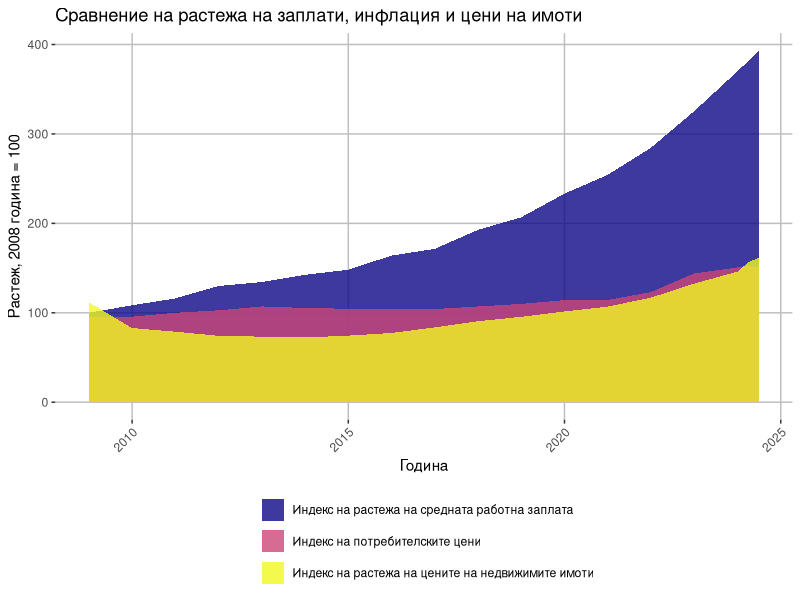
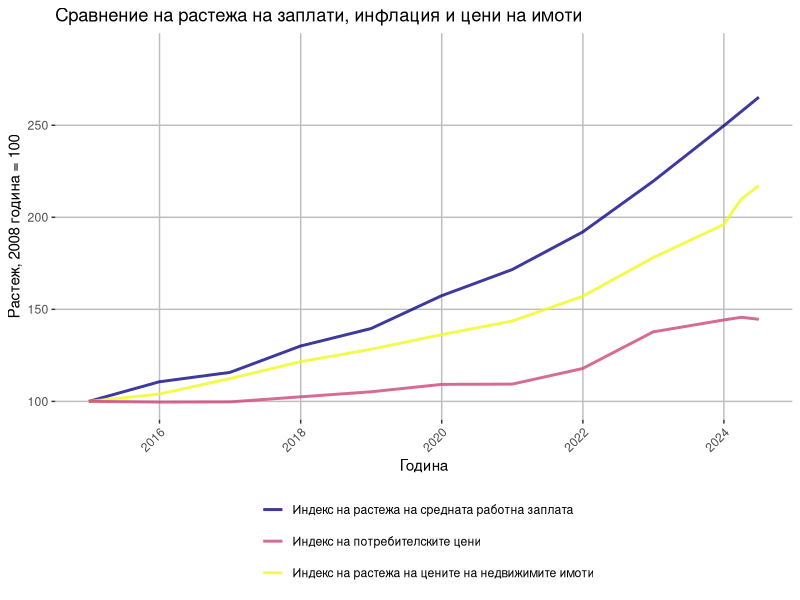
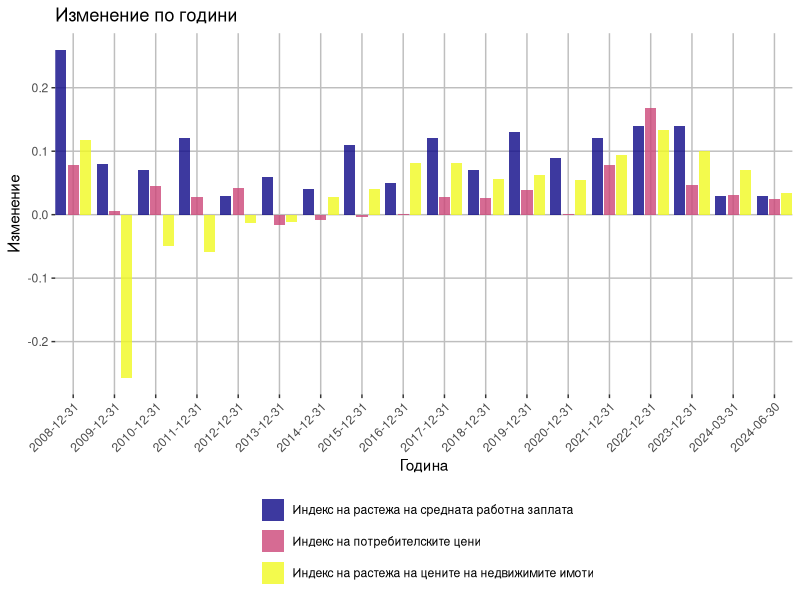
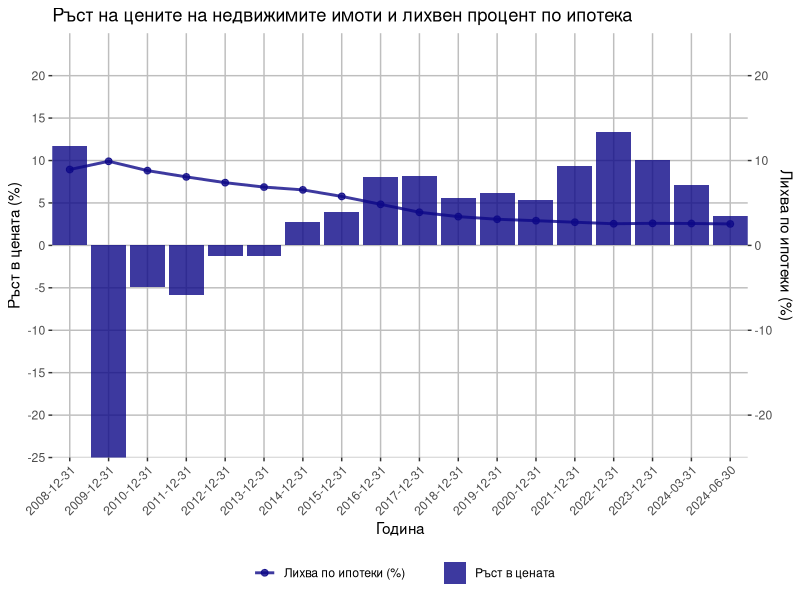
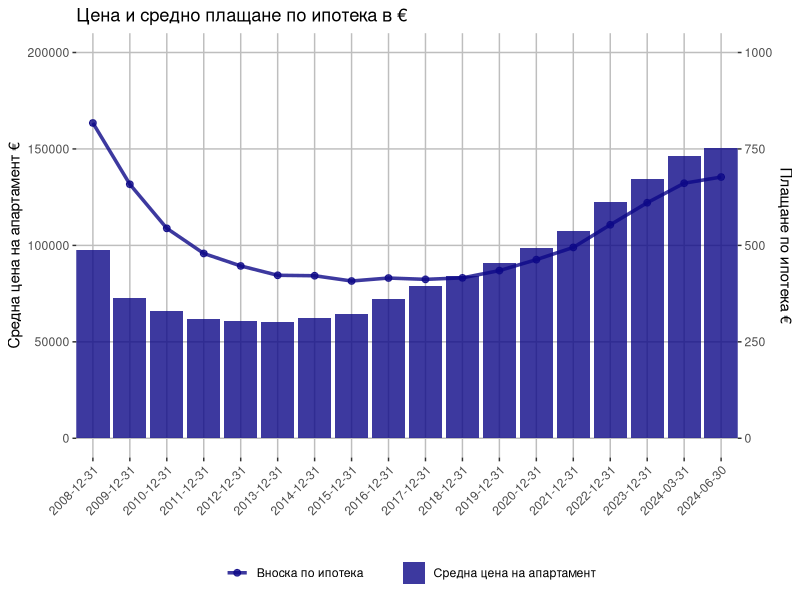
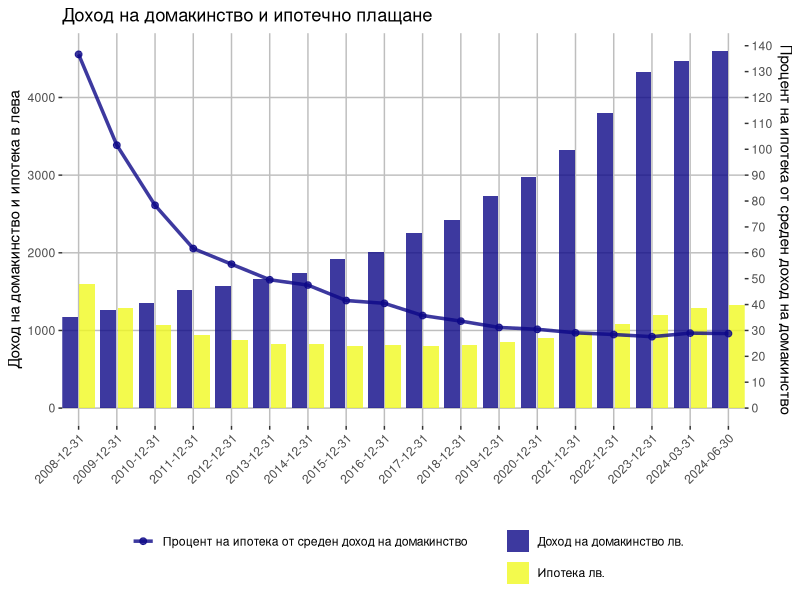
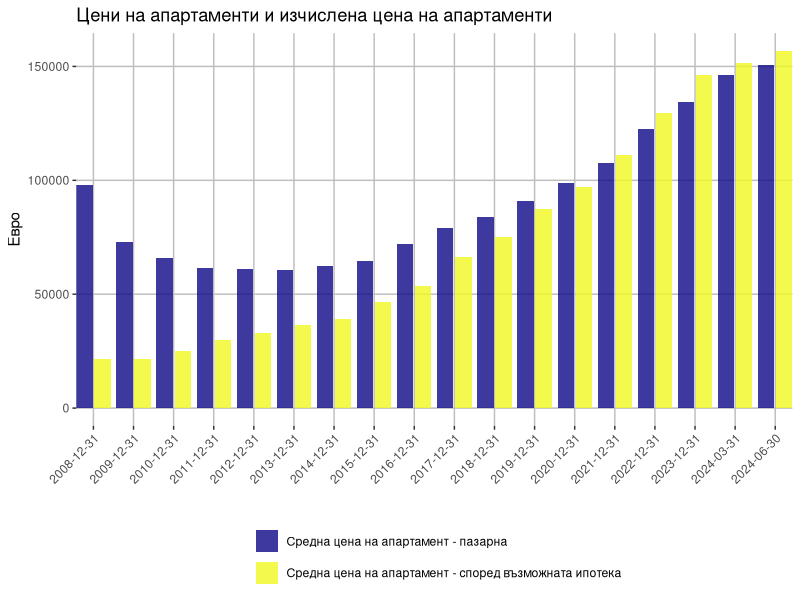

The R source for these figures, in order:
## ---- chunk 1
knitr::opts_chunk$set(echo = FALSE,message = FALSE, warning = FALSE)
## ---- chunk 2

library(tidyverse)
library(readxl)
library(lubridate)
library(viridis)
library(scales)
## ---- chunk 3
setwd("C:\\Users\\Ivan\\Documents\\DataAnalyst\\Bulgarian Real Estate Prices")

customTheme<- theme(axis.text.x = element_text(angle = 45, vjust = 1, hjust = 1),
            panel.background = element_rect(fill = NA, color = NA),
        panel.grid.major = element_line(color = "gray", size = 0.5),  # Major grid lines
        panel.grid.minor = element_blank(),
            legend.position = "bottom"

        )
virirdis_fill<-scale_fill_viridis(
    alpha = 0.8,
    discrete = TRUE,
    option = "C",
    aesthetics = "fill"
  )
viridis_color <-  scale_color_viridis(
  alpha = 0.8,
  discrete = TRUE,
  option = "C",
  aesthetics = "colour"
)

data_row <- read_excel("real_estate_data.xlsx")
#mutate dates to Date
data <- data_row%>%
  mutate(year=as.Date(year,format='%d.%m.%Y'))
## ---- chunk 4
#pivot long
growth_df <- data%>%
  pivot_longer(cols=c(inflation_index,
               real_estate_index,
               average_salary_index),
               names_to = 'category',
               values_to = 'growth'
               )
ggplot(growth_df, aes(x = year, y = growth, fill = category)) +
  geom_area(
    data = subset(growth_df, category == "average_salary_index"),
    stat = "identity",
    position = position_dodge2(width=0.3,  preserve = "single")) +
  geom_area(
    data = subset(growth_df, category != "average_salary_index"),
    stat = "identity",
           position = position_dodge2(width=0.3,  preserve = "single")) +
 
  scale_fill_viridis(
    alpha = 0.8,
    discrete = TRUE,
    option = "C",
    aesthetics = "fill",
    labels=c("Индекс на растежа на средната работна заплата","Индекс на потребителските цени","Индекс на растежа на цените на недвижимите имоти")
  )+
  
  labs(
    title = "Сравнение на растежа на заплати, инфлация и цени на имоти",
    x = "Година",
    y = "Растеж, 2008 година = 100",
    fill = "",
    color = ""
  )+
   guides(
    fill = guide_legend(ncol = 1),  # For bar chart legend
    color = guide_legend(ncol = 1)  # For line chart legend
  ) +
  customTheme
## ---- chunk 5
# Step 1: Calculate the base year value (2010) for each category
base_year_values <- growth_df %>%
  filter(format(year, "%Y") == "2014") %>%
  group_by(category) %>%
  summarise(base_value = first(growth))

# Step 2: Rebase the data
rebased_df <- growth_df %>%
  left_join(base_year_values, by = "category") %>%
  mutate(rebased_growth = (growth / base_value) * 100)

# Step 3: Filter for years after 2010 for plotting
growth_after_2014 <- rebased_df %>%
  filter(year >= as.Date("2014-01-01"))


max_index_value<- max(growth_after_2014$rebased_growth, na.rm = TRUE)



ggplot(data=growth_after_2014, aes(x = year, y = rebased_growth, colour = category)) +
  scale_y_continuous(
    limits = c(90,300),
    breaks = seq( 0, 280, # Use entire dataset
                  by = 50
    ),
    expand = c(0, 0) # Remove extra padding)
  ) +
  geom_line(
    data = subset(growth_after_2014, category == "average_salary_index"),
    stat = "identity",
    size=1,
    position = position_dodge2(width=0.3,  preserve = "single")) +
 
  geom_line(
    data = subset(growth_after_2014, category == "real_estate_index"),
    stat = "identity",
    size=1,
    position = position_dodge2(width=0.3,  preserve = "single")) +
  geom_line(
    data = subset(growth_after_2014, category == "inflation_index"),
    stat = "identity",
    size=1,
    position = position_dodge2(width=0.3,  preserve = "single")) +
 scale_color_viridis(
    alpha = 0.8,
    discrete = TRUE,
    option = "C",
    aesthetics = "color",
    labels=c("Индекс на растежа на средната работна заплата", "Индекс на потребителските цени","Индекс на растежа на цените на недвижимите имоти")
  )+
  labs(
    title = "Сравнение на растежа на заплати, инфлация и цени на имоти",
    x = "Година",
    y = "Растеж, 2008 година = 100",
    fill = "",
    color = ""
  )+
   guides(
    fill = guide_legend(ncol = 1),  # For bar chart legend
    color = guide_legend(ncol = 1)  # For line chart legend
  ) +
  customTheme
## ---- chunk 6
growth_df <- data%>%
  pivot_longer(cols=c(inflation_growth,
               real_estate_index_growth,
               average_salary_growtth),
               names_to = 'category',
               values_to = 'growth'
               )

growth_number <- data%>%
  pivot_longer(cols=c(inflation_growth,
               real_estate_index_growth,
               average_salary_growtth),
               names_to = 'category',
               values_to = 'growth'
               )



ggplot(growth_df, aes(x = factor(year), y = growth, fill = category)) +
  geom_bar(stat = "identity",
           position = position_dodge2(width=0.1,  preserve = "single")) +
  scale_x_discrete(
    breaks = c('2008-12-31','2009-12-31','2010-12-31','2011-12-31','2012-12-31',
                       '2013-12-31','2014-12-31',
               '2015-12-31','2016-12-31','2017-12-31',
               '2018-12-31','2019-12-31','2020-12-31',
               '2021-12-31','2022-12-31','2023-12-31',
               '2024-03-31','2024-06-30'),
    # date_labels =c(replicate(15,'%Y'),'%month','%month'),
    expand = expansion(mult = c(0.01, 0.02)) # Ensure space for the quarterly points
  ) +
 scale_fill_viridis(
    alpha = 0.8,
    discrete = TRUE,
    option = "C",
    aesthetics = "fill",
    labels=c("Индекс на растежа на средната работна заплата","Индекс на потребителските цени","Индекс на растежа на цените на недвижимите имоти")
  )+
  labs(
    title = "Изменение по години",
    x = "Година",
    y = "Изменение",
    fill = "",
    color = ""
  )+
   guides(
    fill = guide_legend(ncol = 1),  # For bar chart legend
    color = guide_legend(ncol = 1)  # For line chart legend
  ) +
  customTheme

## ---- chunk 7
data_factor<- data%>%mutate(year=factor(year))
ggplot(data_factor, aes(x =year),) +
  # Bar chart for real_estate_index_growth
  geom_bar(aes(y = real_estate_index_growth*100, fill = "Ръст в цената"), 
           stat = "identity", position = position_dodge2(width=0.1,  preserve = "single")) + 
  geom_line(aes(y = average_interest_rate_mortgage, color = "Лихва по ипотеки (%)"), size = 1,group = 1) +
  geom_point(aes(y = average_interest_rate_mortgage , color = "Лихва по ипотеки (%)"), size = 2) +
  
  # Scales and secondary y-axis
  scale_y_continuous(
    name = "Ръст в цената (%)",
    limits = c(-30, 20), # Set limits for the left y-axis
    breaks = seq(-30, 20, by = 5), # Define breaks for the left y-axis
    sec.axis = sec_axis(~./1, name = "Лихва по ипотеки (%)"),
    expand = expansion(mult = c(-0.1, 0.1)) # Adds some space for better display
  ) +
  
  # Formatting for the x-axis
  scale_x_discrete(
    breaks = c('2008-12-31','2009-12-31','2010-12-31','2011-12-31','2012-12-31',
               '2013-12-31','2014-12-31',
               '2015-12-31','2016-12-31','2017-12-31',
               '2018-12-31','2019-12-31','2020-12-31',
               '2021-12-31','2022-12-31','2023-12-31',
               '2024-03-31','2024-06-30'),
    # date_labels =c(replicate(15,'%Y'),'%month','%month'),
    expand = expansion(mult = c(0.01, 0.02)) # Ensure space for the quarterly points
  ) +
  
  # Labels and titles
  labs(
    title = "Ръст на цените на недвижимите имоти и лихвен процент по ипотека",
    x = "Година",
    fill = "",
    color = ""
  ) +
  
 virirdis_fill+
 viridis_color+
 
  theme(
    axis.text.x = element_text(angle = 45, hjust = 1),
    legend.position = "bottom"
  )+
   guides(
    fill = guide_legend(ncol = 1),  # For bar chart legend
    color = guide_legend(ncol = 1)  # For line chart legend
  ) +
  customTheme
## ---- chunk 8
# growth_df2 <- data%>%
#   pivot_longer(cols=c(average_price_condo,
#                       mortgage_payment,
#                      ),
#                names_to = 'category',
#                values_to = 'value'
#   )%>%
#   mutate(
#     # Scale `average_price_condo` to align with the primary y-axis (0–100)
#     scaled_value = ifelse(category == "average_price_condo", value, value *200)
#   )
# # Plot with dual y-axes
# ggplot(growth_df2, aes(x = factor(year), fill = category)) +
#   geom_bar(
#     aes(y = scaled_value),
#     stat = "identity",
#     position = position_dodge2(width = 0.1, preserve = "single")
#   ) +
#   scale_x_discrete(
#     breaks = c(
#       '2008-12-31', '2009-12-31', '2010-12-31', '2011-12-31', '2012-12-31',
#       '2013-12-31', '2014-12-31', '2015-12-31', '2016-12-31', '2017-12-31',
#       '2018-12-31', '2019-12-31', '2020-12-31', '2021-12-31', '2022-12-31',
#       '2023-12-31', '2024-03-31', '2024-06-30'
#     ),
#     expand = expansion(mult = c(0.01, 0.02)) # Ensure space for the quarterly points
#   ) +
#   scale_y_continuous(
#     name = "Средна цена на апартамент €",  # Primary y-axis for `average_price_condo`
#     limits = c(0,200000),
#     sec.axis = sec_axis(~ . / 200,
#                         name = "Вноска по ипотека €",
#                        )  # Secondary y-axis for `mortgage_payment`
#   ) +
#  
# scale_fill_viridis(
#     alpha = 0.8,
#     discrete = TRUE,
#     option = "C",
#     aesthetics = "fill",
#     labels=c("Средна цена на апартамент","Вноска по ипотека")
#   )+
#   labs(
#     title = "Средна цена на апартамент и средна вноска по ипотека",
#     x = "",
#     fill = ""
#   ) +
#  customTheme
## ---- chunk 9
growth_df2 <- data%>%
  pivot_longer(cols=c(average_price_condo,
                      mortgage_payment,
                     ),
               names_to = 'category',
               values_to = 'value'
  )%>%
  mutate(
    # Scale `average_price_condo` to align with the primary y-axis (0–100)
    scaled_value = ifelse(category == "average_price_condo", value, value *200)
  )
# Plot with dual y-axes and line chart for `average_price_condo`
ggplot(growth_df2, aes(x = factor(year))) +
  # Bar chart for `mortgage_payment`
  geom_bar(
    data = growth_df2 %>% filter(category == "average_price_condo"),
    aes(y = scaled_value, fill = category),
    stat = "identity",
    position = position_dodge2(width = 0.1, preserve = "single")
  ) +
  # Line chart for `mortgage_payment`
  geom_line(
    data = growth_df2 %>% filter(category == "mortgage_payment"),
    aes(y = scaled_value, color = category, group = 1),
    size = 1.2
  ) +
  # Optional: Add points to the line chart
  geom_point(
    data = growth_df2 %>% filter(category == "mortgage_payment"),
    aes(y = scaled_value, color = category),
    size = 2
  ) +
  scale_x_discrete(
    breaks = c(
      '2008-12-31', '2009-12-31', '2010-12-31', '2011-12-31', '2012-12-31',
      '2013-12-31', '2014-12-31', '2015-12-31', '2016-12-31', '2017-12-31',
      '2018-12-31', '2019-12-31', '2020-12-31', '2021-12-31', '2022-12-31',
      '2023-12-31', '2024-03-31', '2024-06-30'
    ),
    expand = expansion(mult = c(0.01, 0.02)) # Ensure space for the quarterly points
  ) +
  scale_y_continuous(
    name = "Средна цена на апартамент €",  # Primary y-axis for `average_price_condo`
    limits = c(0,200000),
    sec.axis = sec_axis(~ . / 200,
                        name = "Плащане по ипотека €",
                       )  # Secondary y-axis for `mortgage_payment`
  ) +
 scale_color_viridis(
    alpha = 0.8,
    discrete = TRUE,
    option = "C",
    aesthetics = "color",
    labels=c("Вноска по ипотека")
  )+
 scale_fill_viridis(
    alpha = 0.8,
    discrete = TRUE,
    option = "C",
    aesthetics = "fill",
    labels=c("Средна цена на апартамент")
  )+
  labs(
    title = "Цена и средно плащане по ипотека в € ",
    x = "",
    fill = "",
    color = ""
  ) +
  theme(
    axis.text.x = element_text(angle = 45, vjust = 1, hjust = 1),
    panel.background = element_rect(fill = NA, color = NA),
    axis.title.y.right = element_text(color = "black")  # Secondary axis label visibility
  )+
   guides(
    fill = guide_legend(ncol = 1),  # For bar chart legend
    color = guide_legend(ncol = 1)  # For line chart legend
  ) +
  customTheme

## ---- chunk 10
# Prepare data for plotting
salary_mortgage <- data %>%
  pivot_longer(
    cols = c(mortgage_payment_real_prices, household_net),
    names_to = 'category',
    values_to = 'income'
  )

# Line chart data for `mortgage_payment_real_prices_as_percent_houshold_income`
line_data <- data %>%
  select(year, mortgage_payment_real_prices_as_percent_houshold_income) %>%
  mutate(percentage = mortgage_payment_real_prices_as_percent_houshold_income * 100)

# Base plot
ggplot(salary_mortgage, aes(x = factor(year))) +
  # Bar chart for `mortgage_payment_real_prices` and `household_net`
  geom_bar(
    aes(y = income, fill = category),
    stat = "identity",
    position = position_dodge2(width = 0.1, preserve = "single"),
  ) +
  # Line chart for `mortgage_payment_real_prices_as_percent_houshold_income`
  geom_line(
    data = line_data,
    aes(y = percentage * (5000 / 150), color = "Процент на ипотека от среден доход на домакинство", group = 1),
    size = 1.2
  ) +
  geom_point(
    data = line_data,
    aes(y = percentage * (5000 / 150), color = "Процент на ипотека от среден доход на домакинство"),
    size = 2
  ) +
  # X-axis formatting
  scale_x_discrete(
    breaks = c(
      '2008-12-31', '2009-12-31', '2010-12-31', '2011-12-31', '2012-12-31',
      '2013-12-31', '2014-12-31', '2015-12-31', '2016-12-31', '2017-12-31',
      '2018-12-31', '2019-12-31', '2020-12-31', '2021-12-31', '2022-12-31',
      '2023-12-31', '2024-03-31', '2024-06-30'
    ),
    expand = expansion(mult = c(0.01, 0.02))
  ) +
  # Primary and secondary y-axes
  scale_y_continuous(
    name = "Доход на домакинство и ипотека в лева",  # Primary y-axis for income
    sec.axis = sec_axis(~ . / (5000 / 150), name = "Процент на ипотека от среден доход на домакинство",
                        breaks = c(0,10,20,30,40,50,60,70,80,90,100,110,120,130,140,150)),
    
  ) +
 scale_color_viridis(
    alpha = 0.8,
    discrete = TRUE,
    option = "C",
    aesthetics = "color",
    labels=c("Процент на ипотека от среден доход на домакинство")
  )+
 scale_fill_viridis(
    alpha = 0.8,
    discrete = TRUE,
    option = "C",
    aesthetics = "fill",
    labels=c("Доход на домакинство лв.","Ипотека лв.")
  )+
 
  labs(
    title = "Доход на домакинство и ипотечно плащане",
    x = "",
    fill = "",
    color = ""
  ) +
   guides(
    fill = guide_legend(ncol = 1),  # For bar chart legend
    color = guide_legend(ncol = 1)  # For line chart legend
  ) +
  # Theme adjustments
  theme(
    axis.text.x = element_text(angle = 45, vjust = 1, hjust = 1),
    panel.background = element_rect(fill = NA, color = NA),
   
  )+
  customTheme

## ---- chunk 11
prices <- data%>%
  pivot_longer(cols=c(average_price_condo,
                      `estimated_price_30%_morgage`,
                      ),
               names_to = 'category',
               values_to = 'price'
  )

ggplot(prices, aes(x = factor(year), y = price, fill = category)) +
  geom_bar(stat = "identity",
           position = position_dodge2(width=0.1,  preserve = "single")) +
  scale_x_discrete(
    breaks = c('2008-12-31','2009-12-31','2010-12-31','2011-12-31','2012-12-31',
               '2013-12-31','2014-12-31',
               '2015-12-31','2016-12-31','2017-12-31',
               '2018-12-31','2019-12-31','2020-12-31',
               '2021-12-31','2022-12-31','2023-12-31',
               '2024-03-31','2024-06-30'),
    expand = expansion(mult = c(0.01, 0.02)) # Ensure space for the quarterly points
  ) +
  scale_fill_viridis(
    alpha = 0.8,
    discrete = TRUE,
    option = "C",
    aesthetics = "fill",
    labels=c("Средна цена на апартамент - пазарна","Средна цена на апартамент - според възможната ипотека")
  )+
  labs(
    title = "Цени на апартаменти и изчислена цена на апартаменти",
    x = "",
    y = "Евро",
    fill = "",
    color = ""
  )+
   guides(
    fill = guide_legend(ncol = 1),  # For bar chart legend
    color = guide_legend(ncol = 1)  # For line chart legend
  ) +
  # scale_y_continuous(labels = percent) +
  theme(axis.text.x = element_text(angle = 45, vjust = 1, hjust = 1),
        panel.background = element_rect(fill = NA, color = NA))+
  customTheme
